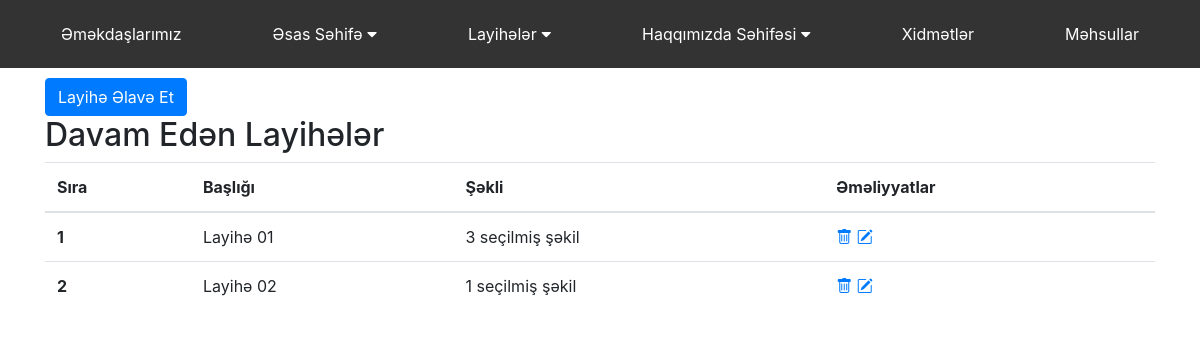
Screenshot of /admin/projects/ongoing_projects with the database file from the repository.
### app/models.py (models this page shows)
class OnGoingProject(db.Model):
    id = db.Column(db.Integer, primary_key=True)
    title = db.Column(db.String(100))
    description = db.Column(db.Text)
    start_time = db.Column(db.String(100))
    progress = db.Column(db.String(50))
    location = db.Column(db.String(100))
    images = db.relationship('OnGoingProjectImage', backref='project', lazy=True)
    slugified_title = db.Column(db.String(100))

### admin/routes.py (the view)
@admin_bp.route("/projects/ongoing_projects")
def index_ongoing_projects():
    from app.models import OnGoingProject
    ogProjects = OnGoingProject.query.all()
    return render_template('admin/ongoing_projects.html', ogProjects = ogProjects)

### admin/templates/admin/ongoing_projects.html (shortened to what this page needs)
{% extends "admin/base.html" %}
{% block page %}
<div class="container">
    <a href="/admin/projects/ongoing_projects/add"><button class="btn btn-primary">Layihə Əlavə Et</button></a>
    <h2>Davam Edən Layihələr</h2>
    <table class="table">
        <thead>
        <tr>
            <th scope="col">Sıra</th>
            <th scope="col">Başlığı</th>
            <th scope="col">Şəkli</th>
            <th scope="col">Əməliyyatlar</th>
        </tr>
        </thead>
        <tbody>
        {% for ogProject in ogProjects %}
        <tr>
            <th>{{ogProject.id}}</th>
            <td>{{ogProject.title}}</td>
            <td>{{ogProject.images|length}} seçilmiş şəkil</td>
            <td>
                <a href="/admin/projects/ongoing_projects/delete/{{ogProject.id}}"><i class="bi bi-trash"></i></a>
                <a href="/admin/projects/ongoing_projects/update/{{ogProject.id}}"><i class="bi bi-pencil-square"></i></i></a>
            </td>
        </tr>
        {% endfor %}
        </tbody>
    </table>
</div>
{% endblock %}

### rows the page displays
OnGoingProject: id "1", title "Layihə 01", images|length "3"
OnGoingProject: id "2", title "Layihə 02", images|length "1"
